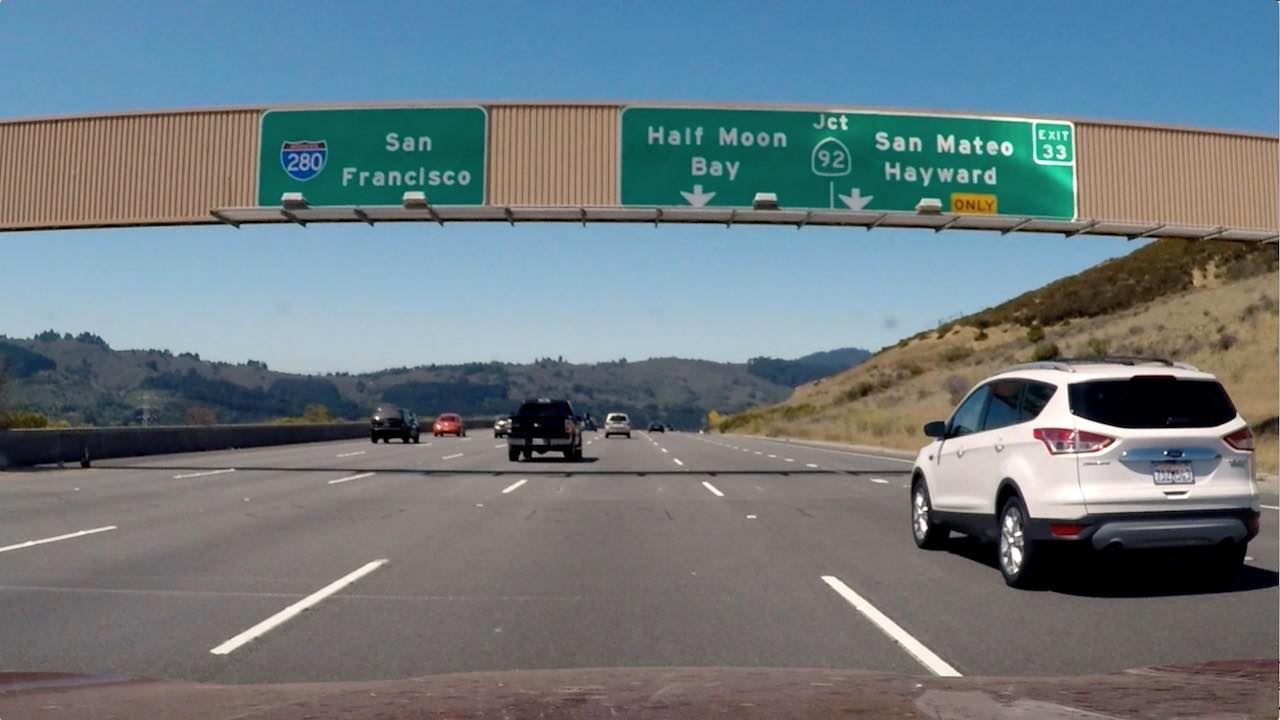
#> input picture signs_vehicles_xygrad.png, 1280 x 720 px
$ python -i lane_finder.py   (imports and definitions only)   (older library calls are emulated)
#> lines starting #> are read from the running program, lines starting #| are printed output that depends on the picture
import cv2
import numpy as np
import matplotlib.pyplot as plt

# Define a function that takes an image, number of x and y points,
# camera matrix and distortion coefficients
# [33 lines left out: function corners_unwarp, not called in this run]

def mag_thresh(img, sobel_kernel=3, mag_thresh=(0, 255)):
    # Convert to grayscale
    gray = cv2.cvtColor(img, cv2.COLOR_RGB2GRAY)
    # Take both Sobel x and y gradients
    sobelx = cv2.Sobel(gray, cv2.CV_64F, 1, 0, ksize=sobel_kernel)
    sobely = cv2.Sobel(gray, cv2.CV_64F, 0, 1, ksize=sobel_kernel)
    # Calculate the gradient magnitude
    gradmag = np.sqrt(sobelx**2 + sobely**2)
    # Rescale to 8 bit
    scale_factor = np.max(gradmag)/255
    gradmag = (gradmag/scale_factor).astype(np.uint8)
    # Create a binary image of ones where threshold is met, zeros otherwise
    binary_output = np.zeros_like(gradmag)
    binary_output[(gradmag >= mag_thresh[0]) & (gradmag <= mag_thresh[1])] = 1

    # Return the binary image
    return binary_output

# Define a function to threshold an image for a given range and Sobel kernel
def dir_threshold(img, sobel_kernel=3, thresh=(0, np.pi/2)):
    # Grayscale
    gray = cv2.cvtColor(img, cv2.COLOR_RGB2GRAY)
    # Calculate the x and y gradients
    sobelx = cv2.Sobel(gray, cv2.CV_64F, 1, 0, ksize=sobel_kernel)
    sobely = cv2.Sobel(gray, cv2.CV_64F, 0, 1, ksize=sobel_kernel)
    # Take the absolute value of the gradient direction,
    # apply a threshold, and create a binary image result
    absgraddir = np.arctan2(np.absolute(sobely), np.absolute(sobelx))
    binary_output =  np.zeros_like(absgraddir)
    binary_output[(absgraddir >= thresh[0]) & (absgraddir <= thresh[1])] = 1

    # Return the binary image
    return binary_output

# [13 lines left out: function my_abs_sobel_thresh, not called in this run]

def abs_sobel_thresh(img, orient='x', sobel_kernel=3, thresh=(0,255)):
    thresh_min = thresh[0]
    thresh_max = thresh[1]
    # Convert to grayscale
    gray = cv2.cvtColor(img, cv2.COLOR_RGB2GRAY)
    # Apply x or y gradient with the OpenCV Sobel() function
    # and take the absolute value
    if orient == 'x':
        abs_sobel = np.absolute(cv2.Sobel(gray, cv2.CV_64F, 1, 0,ksize=sobel_kernel))
    if orient == 'y':
        abs_sobel = np.absolute(cv2.Sobel(gray, cv2.CV_64F, 0, 1,ksize=sobel_kernel))
    # Rescale back to 8 bit integer
    scaled_sobel = np.uint8(255*abs_sobel/np.max(abs_sobel))
    # Create a copy and apply the threshold
    binary_output = np.zeros_like(scaled_sobel)
    # Here I'm using inclusive (>=, <=) thresholds, but exclusive is ok too
    binary_output[(scaled_sobel >= thresh_min) & (scaled_sobel <= thresh_max)] = 1

    # Return the result
    return binary_output

def get_combined_gradient(img):
    # Choose a Sobel kernel size
    ksize = 3  # Choose a larger odd number to smooth gradient measurements

    # Apply each of the thresholding functions
    gradx = abs_sobel_thresh(img, orient='x', sobel_kernel=ksize, thresh=(100, 255))
    grady = abs_sobel_thresh(img, orient='y', sobel_kernel=ksize, thresh=(100, 255))
    mag_binary = mag_thresh(img, sobel_kernel=ksize, mag_thresh=(50, 255))
    dir_binary = dir_threshold(img, sobel_kernel=ksize, thresh=(0.7, 1.3))
    dir_binary2 = np.uint8(255 * dir_binary / np.max(dir_binary))
    # plt.imshow(dir_binary2)
    # plt.show()
    combined = np.zeros_like(dir_binary)
    combined[((gradx == 1) & (grady == 1)) | ((mag_binary == 1) & (dir_binary == 1))] = 1
    combined = np.uint8(255 * combined / np.max(combined))
    return  combined

# [6 lines left out: function hls_select, not called in this run]

# [8 lines not run here, left out]

>>> import cv2
>>> picture = cv2.imread('../signs_vehicles_xygrad.png')
#> picture is the input picture: shape (720, 1280, 3); mean B, G, R 127.5, 121.6, 109.2
>>> result = get_combined_gradient(picture)
#> in get_combined_gradient, `gradx = abs_sobel_thresh(img, orient='x', sobel_kernel=ksize, thresh=(..`:
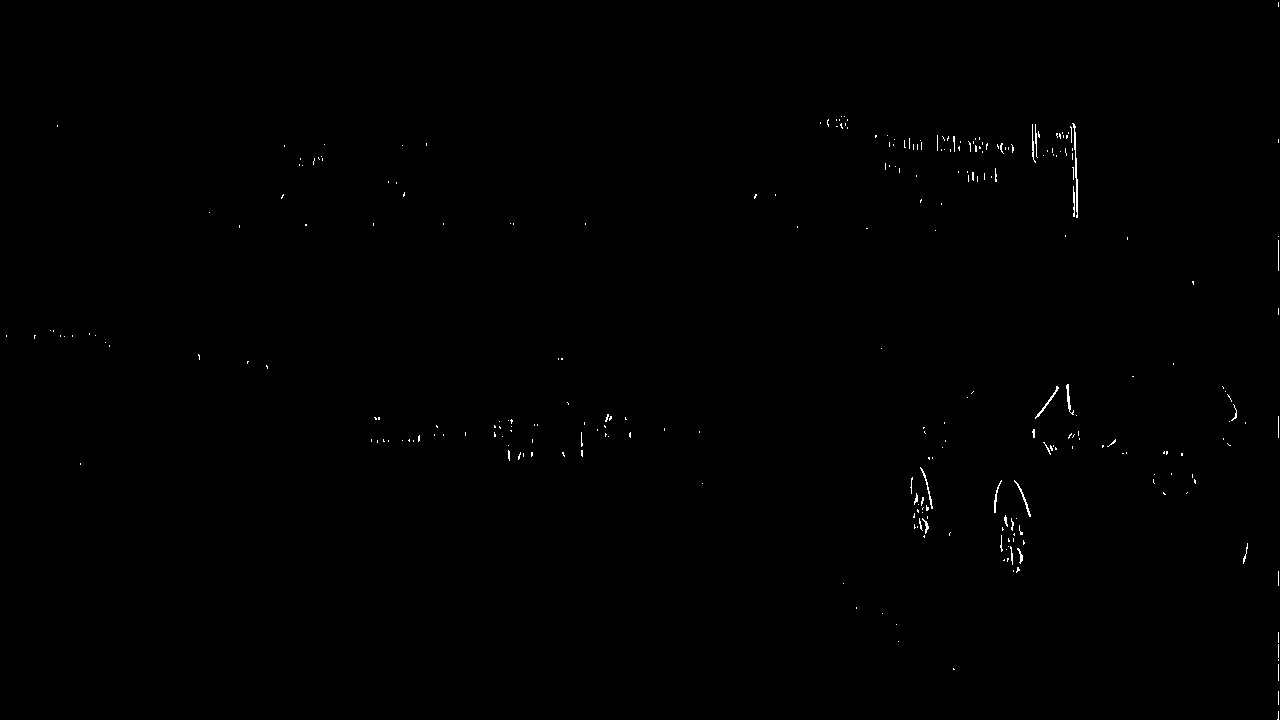
#> gradx: shape (720, 1280); values 0 (black) and 1 (white), 0.25% white in thin lines or dots
#> in get_combined_gradient, `grady = abs_sobel_thresh(img, orient='y', sobel_kernel=ksize, thresh=(..`: grady: shape (720, 1280); values 0 (black) and 1 (white), 0.59% white in thin lines or dots
#> in mag_thresh, `gradmag = np.sqrt(sobelx**2 + sobely**2)`:
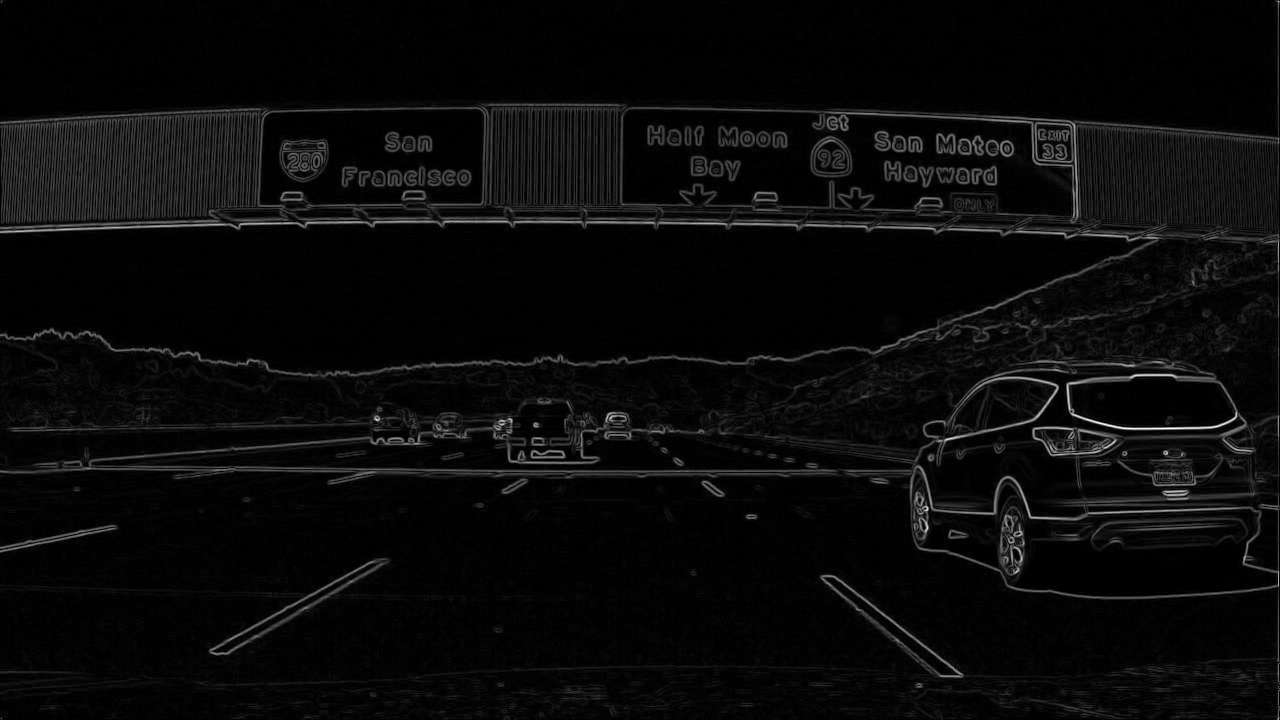
#> gradmag: shape (720, 1280) float64; min 0, max 920, mean 37.5; drawn with min black and max white
#> in mag_thresh, `scale_factor = np.max(gradmag)/255`: scale_factor = 3.61
#> in get_combined_gradient, `mag_binary = mag_thresh(img, sobel_kernel=ksize, mag_thresh=(50, 255))`: mag_binary: shape (720, 1280); values 0 (black) and 1 (white), 5.6% white in thin lines or dots
#> in get_combined_gradient, `dir_binary = dir_threshold(img, sobel_kernel=ksize, thresh=(0.7, 1.3))`:
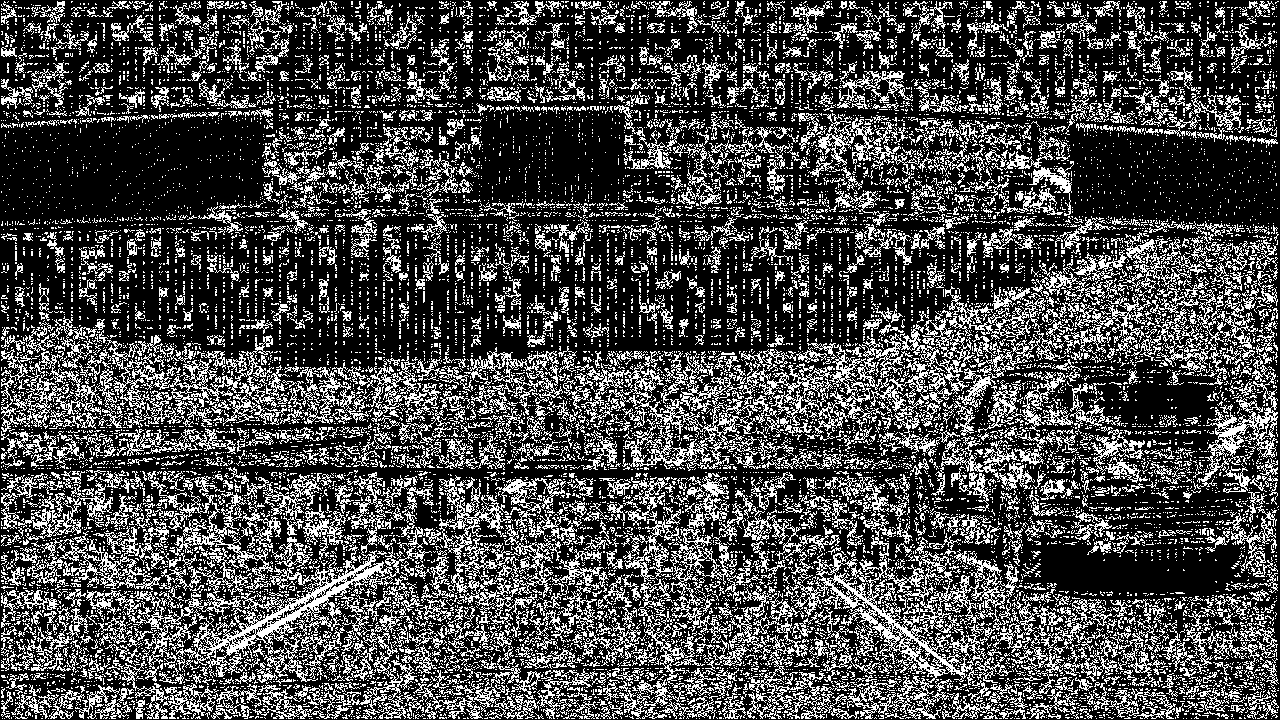
#> dir_binary: shape (720, 1280) float64; values 0 (black) and 1 (white), 28.8% white in thin lines or dots
#> in get_combined_gradient, `dir_binary2 = np.uint8(255 * dir_binary / np.max(dir_binary))`: dir_binary2: shape (720, 1280); 28.8% white in thin lines or dots
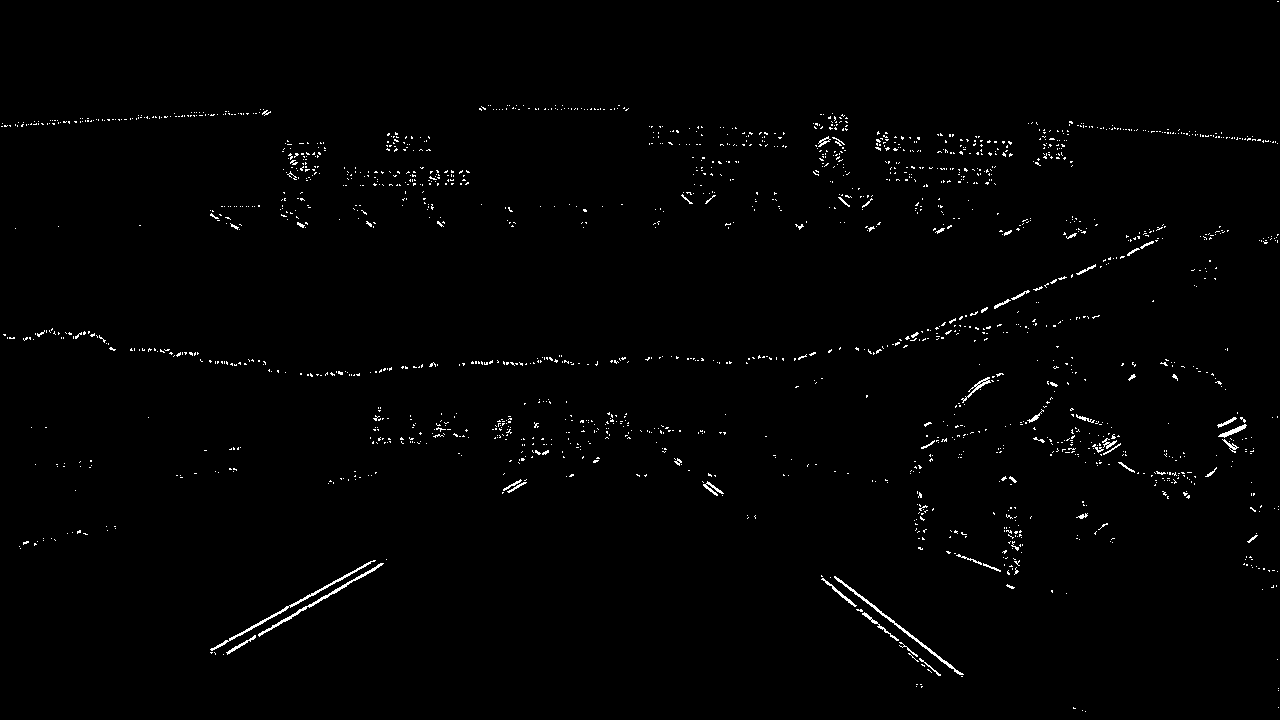
#> result: shape (720, 1280); 1.1% white in thin lines or dots
